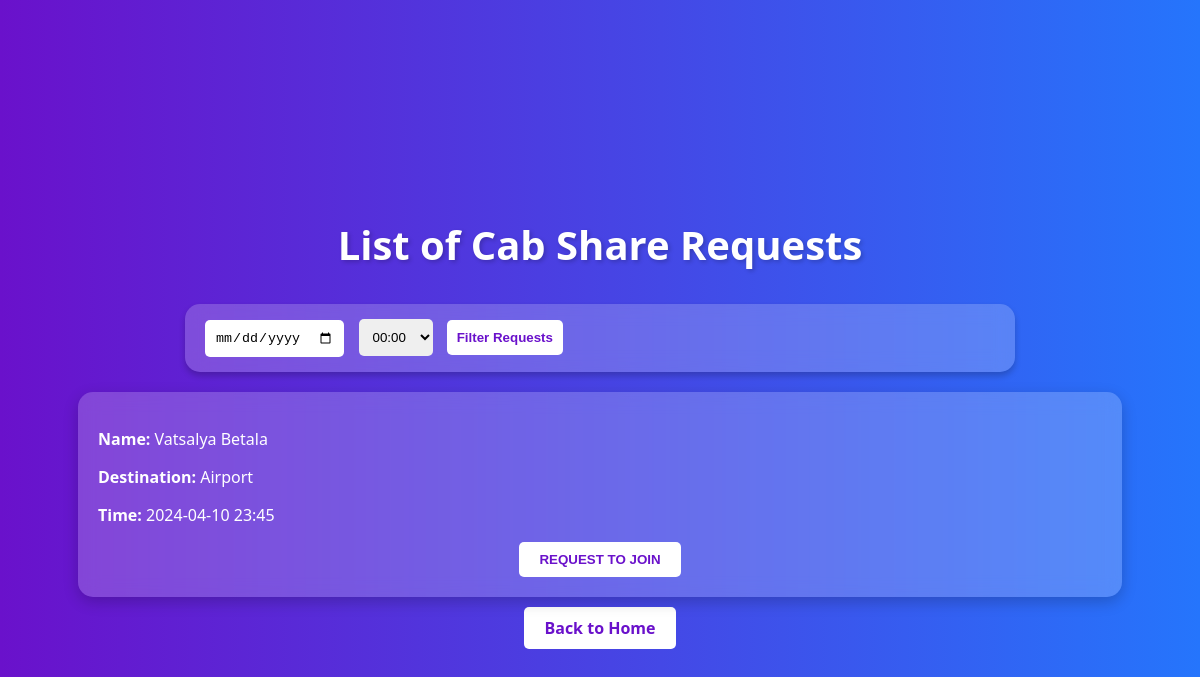
The app's page /list_requests with its own data.
### app1.py (models this page shows)
class CabRequest(db.Model):
    id = db.Column(db.Integer, primary_key=True)
    name = db.Column(db.String(100), nullable=False)
    email = db.Column(db.String(120), nullable=False)
    phone_number = db.Column(db.String(20), nullable=False)
    destination = db.Column(db.String(100), nullable=False)
    time = db.Column(db.DateTime, nullable=False)
    verified = db.Column(db.Boolean, default=False)
    creator_email = db.Column(db.String(120), nullable=False)

### app1.py (the view)
@app.route('/list_requests')
def list_requests():
    user_email = session.get('user_email')
    requests = CabRequest.query.all()
    user_join_requests = JoinRequest.query.filter_by(requester_email=user_email).all()
    requested_trip_ids = {req.cab_request_id for req in user_join_requests}
    return render_template('requests.html', requests=requests, requested_trip_ids=requested_trip_ids)

### Templates/requests.html (shortened to what this page needs)
<!DOCTYPE html>
<html lang="en">
<head>
    <link rel="stylesheet" href="{{ url_for('static', filename='style.css') }}">
</head>
<body>
    <h1>List of Cab Share Requests</h1>
    <div class="filter-bar">
        <form action="{{ url_for('filter_requests') }}" method="post">
            <input type="date" name="date" required>
            <select name="time_slot" required>
                {% for hour in range(24) %}
                <option value="{{ '%02d:00' % hour }}">{{ '%02d:00' % hour }}</option>
                {% endfor %}
            </select>
            <button type="submit">Filter Requests</button>
        </form>
    </div>
    <div class="requests-grid">
        {% for request in requests %}
    <div class="request-box">
        <p><strong>Name:</strong> {{ request.name }}</p>
        <p><strong>Destination:</strong> {{ request.destination }}</p>
        <p><strong>Time:</strong> {{ request.time.strftime('%Y-%m-%d %H:%M') }}</p>
        <form action="{{ url_for('join_trip', cab_request_id=request.id) }}" method="post">
            {% if request.id in requested_trip_ids %}
                <button type="submit" class="request-join-btn" disabled>Requested</button>
            {% else %}
                <button type="submit" class="request-join-btn">Request to Join</button>
            {% endif %}
        </form>
    </div>
    {% endfor %}
    </div>
    <a href="{{ url_for('home_page') }}" class="back-btn">Back to Home</a>
</body>
</html>

### Static/style.css (style rules this page uses)
body { font-family: 'Segoe UI', Tahoma, Geneva, Verdana, sans-serif; margin: 0; padding: 20px; color: #333; background: linear-gradient(135deg, #6e8efb, #a777e3); min-height: 100vh; display: flex; flex-direction: column; align-items: center; justify-content: center; }
h1 { color: #fff; margin-bottom: 2rem; font-size: 2.5rem; text-shadow: 2px 2px 4px rgba(0,0,0,0.2); }
.request-join-btn { background-color: #007bff; color: white; border: none; border-radius: 5px; cursor: pointer; padding: 10px 20px; text-transform: uppercase; font-weight: bold; transition: background-color 0.3s ease; display: block; text-align: center; }
.back-btn { text-decoration: none; color: #fff; background-color: #007bff; padding: 10px 20px; border-radius: 5px; transition: background-color 0.3s ease; font-weight: bold; margin-top: 20px; display: block; width: max-content; margin: 20px auto; }

### Templates/requests.html (style rules this page uses)
body { font-family: 'Segoe UI', sans-serif; background: linear-gradient(to right, #6a11cb 0%, #2575fc 100%); padding: 20px; display: flex; flex-direction: column; align-items: center; min-height: 100vh; margin: 0; color: #fff; }
.filter-bar { background-color: rgba(255, 255, 255, 0.2); padding: 15px; border-radius: 15px; box-shadow: 0 4px 6px rgba(0,0,0,0.2); display: flex; justify-content: space-between; width: 90%; max-width: 800px; margin-bottom: 20px; backdrop-filter: blur(10px); }
.filter-bar input, .filter-bar select, .filter-bar button { padding: 10px; border-radius: 5px; border: none; margin: 0 5px; }
.filter-bar button { cursor: pointer; background-color: #fff; color: #6a11cb; font-weight: bold; transition: background-color 0.3s ease; }
.requests-grid { display: grid; grid-template-columns: repeat(auto-fit, minmax(300px, 1fr)); gap: 20px; width: 90%; max-width: 1200px; }
.request-box { background-color: rgba(255, 255, 255, 0.2); padding: 20px; border-radius: 15px; box-shadow: 0 5px 15px rgba(0,0,0,0.2); backdrop-filter: blur(10px); transition: transform 0.2s ease-out; }
.request-join-btn, .back-btn { background-color: #fff; color: #6a11cb; padding: 10px 20px; border-radius: 5px; cursor: pointer; transition: all 0.3s ease; text-align: center; display: block; width: fit-content; margin: 10px auto 0; }

### records on screen
CabRequest: name "Vatsalya Betala", destination "Airport", time "2024-04-10 23:45", shows "REQUEST TO JOIN"

### other values on screen
form field time_slot "00:00"
